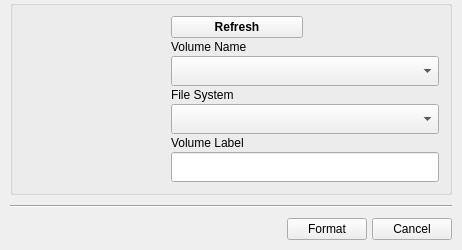
<?xml version="1.0" encoding="UTF-8"?>
<ui version="4.0">
 <class>QuickFormat</class>
 <widget class="QWidget" name="QuickFormat">
  <property name="geometry">
   <rect>
    <x>0</x>
    <y>0</y>
    <width>462</width>
    <height>250</height>
   </rect>
  </property>
  <property name="sizePolicy">
   <sizepolicy hsizetype="Fixed" vsizetype="Fixed">
    <horstretch>0</horstretch>
    <verstretch>0</verstretch>
   </sizepolicy>
  </property>
  <property name="minimumSize">
   <size>
    <width>462</width>
    <height>250</height>
   </size>
  </property>
  <property name="maximumSize">
   <size>
    <width>462</width>
    <height>250</height>
   </size>
  </property>
  <property name="windowTitle">
   <string>Quick Format</string>
  </property>
  <property name="windowIcon">
   <iconset resource="../data/images.qrc">
    <normaloff>:/images/images/draw-eraser.png</normaloff>:/images/images/draw-eraser.png</iconset>
  </property>
  <property name="styleSheet">
   <string notr="true"/>
  </property>
  <layout class="QVBoxLayout" name="verticalLayout_2">
   <property name="spacing">
    <number>10</number>
   </property>
   <property name="leftMargin">
    <number>10</number>
   </property>
   <property name="topMargin">
    <number>0</number>
   </property>
   <property name="rightMargin">
    <number>10</number>
   </property>
   <property name="bottomMargin">
    <number>10</number>
   </property>
   <item>
    <widget class="QGroupBox" name="grpNonArgs">
     <property name="minimumSize">
      <size>
       <width>0</width>
       <height>170</height>
      </size>
     </property>
     <property name="maximumSize">
      <size>
       <width>16777215</width>
       <height>16777215</height>
      </size>
     </property>
     <property name="font">
      <font>
       <weight>75</weight>
       <bold>true</bold>
      </font>
     </property>
     <property name="styleSheet">
      <string/>
     </property>
     <property name="title">
      <string/>
     </property>
     <property name="flat">
      <bool>true</bool>
     </property>
     <layout class="QHBoxLayout" name="horizontalLayout_2">
      <property name="spacing">
       <number>20</number>
      </property>
      <property name="margin">
       <number>10</number>
      </property>
      <item>
       <widget class="QLabel" name="icon">
        <property name="sizePolicy">
         <sizepolicy hsizetype="Fixed" vsizetype="Preferred">
          <horstretch>128</horstretch>
          <verstretch>128</verstretch>
         </sizepolicy>
        </property>
        <property name="minimumSize">
         <size>
          <width>128</width>
          <height>128</height>
         </size>
        </property>
        <property name="maximumSize">
         <size>
          <width>128</width>
          <height>128</height>
         </size>
        </property>
        <property name="styleSheet">
         <string notr="true"/>
        </property>
        <property name="text">
         <string/>
        </property>
        <property name="pixmap">
         <pixmap resource="../data/images.qrc">:/images/images/drive-removable-media-usb.png</pixmap>
        </property>
        <property name="alignment">
         <set>Qt::AlignLeading|Qt::AlignLeft|Qt::AlignVCenter</set>
        </property>
       </widget>
      </item>
      <item>
       <layout class="QGridLayout" name="gridLayout">
        <property name="horizontalSpacing">
         <number>5</number>
        </property>
        <property name="verticalSpacing">
         <number>2</number>
        </property>
        <item row="1" column="0" colspan="2">
         <widget class="QLabel" name="label_2">
          <property name="minimumSize">
           <size>
            <width>250</width>
            <height>0</height>
           </size>
          </property>
          <property name="font">
           <font>
            <weight>50</weight>
            <bold>false</bold>
           </font>
          </property>
          <property name="text">
           <string>Volume Name</string>
          </property>
         </widget>
        </item>
        <item row="2" column="0" colspan="2">
         <widget class="QComboBox" name="volumeName">
          <property name="sizePolicy">
           <sizepolicy hsizetype="Expanding" vsizetype="Preferred">
            <horstretch>0</horstretch>
            <verstretch>0</verstretch>
           </sizepolicy>
          </property>
          <property name="minimumSize">
           <size>
            <width>113</width>
            <height>30</height>
           </size>
          </property>
          <property name="maximumSize">
           <size>
            <width>16777215</width>
            <height>30</height>
           </size>
          </property>
          <property name="font">
           <font>
            <weight>50</weight>
            <bold>false</bold>
           </font>
          </property>
          <property name="sizeAdjustPolicy">
           <enum>QComboBox::AdjustToMinimumContentsLength</enum>
          </property>
          <property name="minimumContentsLength">
           <number>0</number>
          </property>
          <property name="iconSize">
           <size>
            <width>32</width>
            <height>32</height>
           </size>
          </property>
          <property name="frame">
           <bool>true</bool>
          </property>
          <property name="modelColumn">
           <number>0</number>
          </property>
         </widget>
        </item>
        <item row="4" column="0" colspan="2">
         <widget class="QLabel" name="label_3">
          <property name="font">
           <font>
            <weight>50</weight>
            <bold>false</bold>
           </font>
          </property>
          <property name="text">
           <string>File System</string>
          </property>
         </widget>
        </item>
        <item row="5" column="0" colspan="2">
         <widget class="QComboBox" name="fileSystem">
          <property name="sizePolicy">
           <sizepolicy hsizetype="Preferred" vsizetype="Preferred">
            <horstretch>0</horstretch>
            <verstretch>0</verstretch>
           </sizepolicy>
          </property>
          <property name="minimumSize">
           <size>
            <width>113</width>
            <height>30</height>
           </size>
          </property>
          <property name="maximumSize">
           <size>
            <width>16777215</width>
            <height>30</height>
           </size>
          </property>
          <property name="font">
           <font>
            <weight>50</weight>
            <bold>false</bold>
           </font>
          </property>
         </widget>
        </item>
        <item row="7" column="0" colspan="2">
         <widget class="QLabel" name="label_4">
          <property name="font">
           <font>
            <weight>50</weight>
            <bold>false</bold>
           </font>
          </property>
          <property name="text">
           <string>Volume Label</string>
          </property>
         </widget>
        </item>
        <item row="8" column="0" colspan="2">
         <widget class="QLineEdit" name="volumeLabel">
          <property name="sizePolicy">
           <sizepolicy hsizetype="Expanding" vsizetype="Preferred">
            <horstretch>0</horstretch>
            <verstretch>0</verstretch>
           </sizepolicy>
          </property>
          <property name="minimumSize">
           <size>
            <width>0</width>
            <height>30</height>
           </size>
          </property>
          <property name="maximumSize">
           <size>
            <width>16777215</width>
            <height>30</height>
           </size>
          </property>
          <property name="font">
           <font>
            <weight>50</weight>
            <bold>false</bold>
           </font>
          </property>
         </widget>
        </item>
        <item row="3" column="0" colspan="2">
         <spacer name="verticalSpacer">
          <property name="orientation">
           <enum>Qt::Vertical</enum>
          </property>
          <property name="sizeHint" stdset="0">
           <size>
            <width>20</width>
            <height>0</height>
           </size>
          </property>
         </spacer>
        </item>
        <item row="6" column="0" colspan="2">
         <spacer name="verticalSpacer_2">
          <property name="orientation">
           <enum>Qt::Vertical</enum>
          </property>
          <property name="sizeHint" stdset="0">
           <size>
            <width>20</width>
            <height>0</height>
           </size>
          </property>
         </spacer>
        </item>
        <item row="0" column="0">
         <widget class="QPushButton" name="btn_refresh">
          <property name="text">
           <string>Refresh</string>
          </property>
         </widget>
        </item>
       </layout>
      </item>
     </layout>
    </widget>
   </item>
   <item>
    <widget class="Line" name="line">
     <property name="orientation">
      <enum>Qt::Horizontal</enum>
     </property>
    </widget>
   </item>
   <item>
    <layout class="QHBoxLayout" name="horizontalLayout">
     <property name="spacing">
      <number>5</number>
     </property>
     <property name="rightMargin">
      <number>0</number>
     </property>
     <item>
      <spacer name="horizontalSpacer">
       <property name="orientation">
        <enum>Qt::Horizontal</enum>
       </property>
       <property name="sizeHint" stdset="0">
        <size>
         <width>135</width>
         <height>20</height>
        </size>
       </property>
      </spacer>
     </item>
     <item>
      <widget class="QPushButton" name="btn_format">
       <property name="text">
        <string>Format</string>
       </property>
       <property name="icon">
        <iconset resource="../data/images.qrc">
         <normaloff>:/images/images/draw-eraser.png</normaloff>:/images/images/draw-eraser.png</iconset>
       </property>
      </widget>
     </item>
     <item>
      <widget class="QPushButton" name="btn_cancel">
       <property name="text">
        <string>Cancel</string>
       </property>
       <property name="icon">
        <iconset resource="../data/images.qrc">
         <normaloff>:/images/images/dialog-close.png</normaloff>:/images/images/dialog-close.png</iconset>
       </property>
      </widget>
     </item>
    </layout>
   </item>
  </layout>
 </widget>
 <resources>
  <include location="../data/images.qrc"/>
 </resources>
 <connections/>
</ui>
